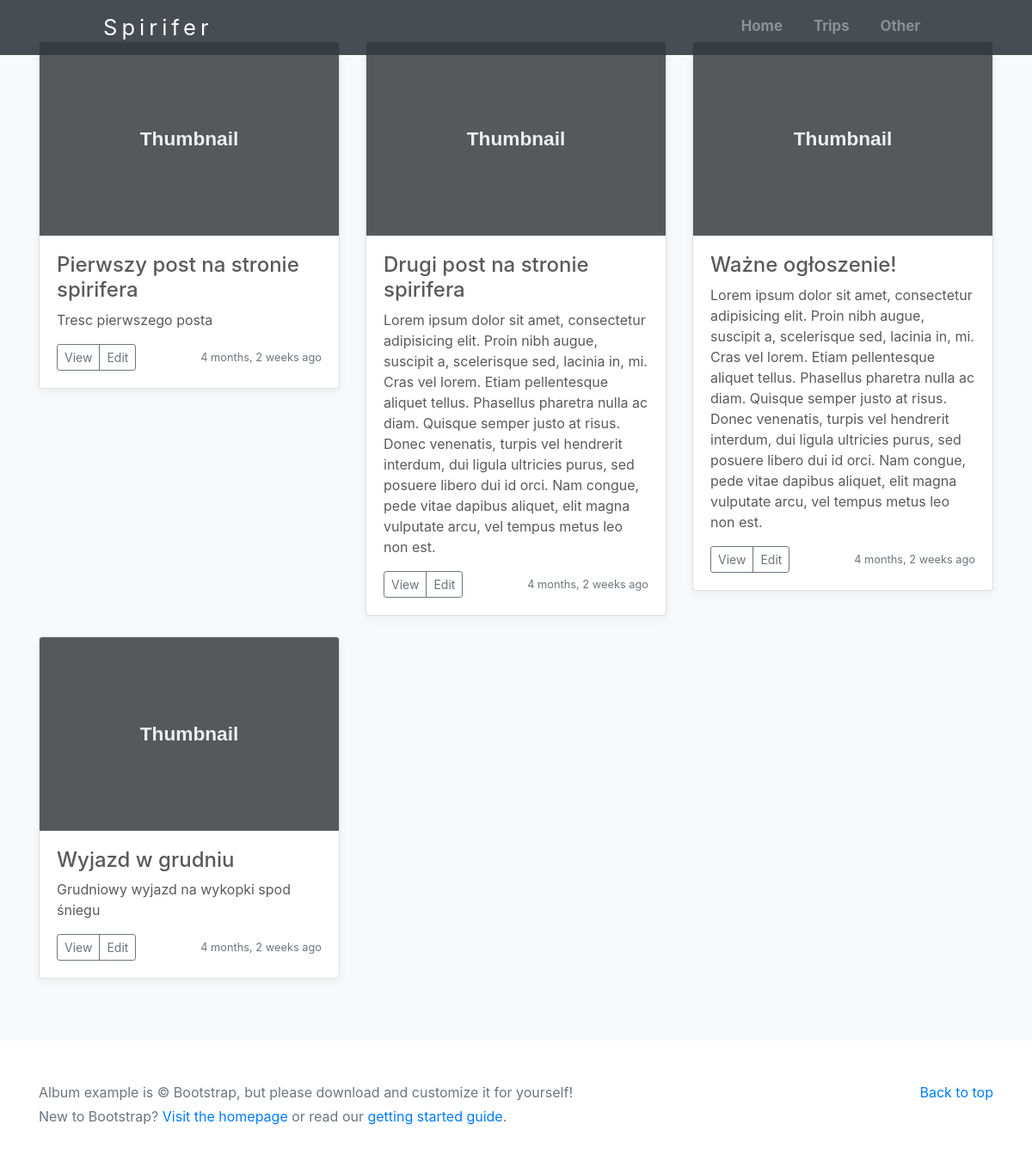
/posts/, run on the app's committed database.
### posts/models.py (models this page shows, shortened)
class Post(models.Model):
    title = models.CharField(max_length=150)
    text = models.CharField(max_length=3000)
    pub_date = models.DateTimeField('date published')
    author = models.ForeignKey('auth.User', on_delete=models.CASCADE)

### posts/views.py (the view)
# urls.py: path('', views.PostListView.as_view(), name='post-list'),
class PostListView(ListView):
    template_name = "posts/list.html"
    model = Post
    def get_context_data(self, **kwargs):
        context = super().get_context_data(**kwargs)
        context['posts'] = Post.objects.all()
        context['title'] = 'List of all posts'
        return context

### templates/posts/list.html
{% extends "base.html" %}
{% block content %}
<div class="row">
  {% for post in posts %}
    <div class="col-md-4">
        <div class="card mb-4 box-shadow">
          <img class="card-img-top" data-src="holder.js/100px225?theme=thumb&bg=55595c&fg=eceeef&text=Thumbnail" alt="Card image cap">
          <div class="card-body">
            <h4>{{ post.title }}</h4>
            <p class="card-text">{{ post.text }}</p>
            <div class="d-flex justify-content-between align-items-center">
              <div class="btn-group">
                <button type="button" class="btn btn-sm btn-outline-secondary">View</button>
                <button type="button" class="btn btn-sm btn-outline-secondary">Edit</button>
              </div>
              <small class="text-muted">{{ post.pub_date|timesince }} ago</small>
            </div>
          </div>
        </div>
      </div>
  {% endfor %}
</div>
{% endblock %}

### static/css/album.css (style rules this page uses)
:root { --jumbotron-padding-y: 3rem; }
.box-shadow { box-shadow: 0 .25rem .75rem rgba(0, 0, 0, .05); }

### static/css/carousel.css (style rules this page uses)
body { color: #5a5a5a; }

### data on the page
Post: title "Pierwszy post na stronie spirifera", text "Tresc pierwszego posta", pub_date "4 months, 2 weeks"
Post: title "Drugi post na stronie spirifera", text "Lorem ipsum dolor sit amet, consectetur adipisicing elit. Proin nibh augue, suscipit a, scelerisque sed, lacinia in, mi. Cras vel lorem. Etiam pellentesque aliquet tellus. Phasellus pharetra nulla ac diam. Quisque semper justo at risus. Donec venenatis, turpis vel hendrerit interdum, dui ligula ultricies purus, sed posuere libero dui id orci. Nam congue, pede vitae dapibus aliquet, elit magna vulputate arcu, vel tempus metus leo non est.", pub_date "4 months, 2 weeks"
Post: title "Ważne ogłoszenie!", text "Lorem ipsum dolor sit amet, consectetur adipisicing elit. Proin nibh augue, suscipit a, scelerisque sed, lacinia in, mi. Cras vel lorem. Etiam pellentesque aliquet tellus. Phasellus pharetra nulla ac diam. Quisque semper justo at risus. Donec venenatis, turpis vel hendrerit interdum, dui ligula ultricies purus, sed posuere libero dui id orci. Nam congue, pede vitae dapibus aliquet, elit magna vulputate arcu, vel tempus metus leo non est.", pub_date "4 months, 2 weeks"
Post: title "Wyjazd w grudniu", text "Grudniowy wyjazd na wykopki spod śniegu", pub_date "4 months, 2 weeks"
